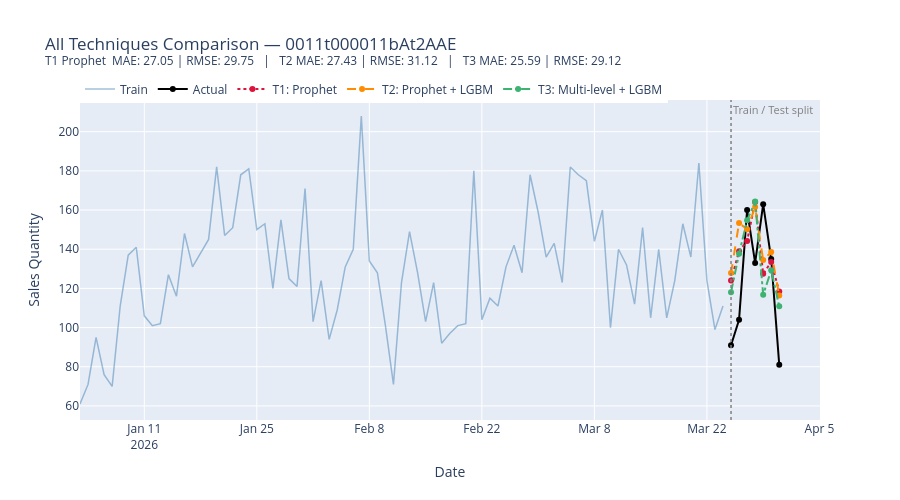

Source (notebook cell):
### Code cell
# ── Technique 3: Multi-level Prophet ensemble + LightGBM ────────────────
# Train extra Prophet models on weekly-resampled data (mean & median)
# Their predictions become additional features alongside daily Prophet features


def train_resampled_prophet(df_train_daily, freq, agg_fn, best_params):
    df_res = (
        df_train_daily.set_index("ds")
        .resample(freq)["y"]
        .agg(agg_fn)
        .reset_index()
        .dropna()
    )
    m = Prophet(
        weekly_seasonality=True,
        daily_seasonality=False,
        yearly_seasonality=False,
        **best_params,
    )
    m.add_country_holidays(country_name="FR")
    m.fit(df_res)
    return m


def get_prophet_features(model, ds_series, prefix):
    future = pd.DataFrame({"ds": pd.to_datetime(ds_series)})
    pred = model.predict(future)
    feats = pred[PROPHET_FEATS].copy()
    feats.columns = [f"{prefix}_{c}" for c in feats.columns]
    return feats.reset_index(drop=True)


# Train weekly Prophet models (mean and median aggregation)
print("Training weekly-mean Prophet...")
model_w_mean = train_resampled_prophet(df_train, "W", "mean", best_params)
print("Training weekly-median Prophet...")
model_w_median = train_resampled_prophet(df_train, "W", "median", best_params)


# ── Build feature sets ────────────────────────────────────────────────────
def build_features_t3(ds_series):
    ds_idx = pd.DatetimeIndex(pd.to_datetime(ds_series))

    # Daily Prophet features
    daily_pred = best_model.predict(pd.DataFrame({"ds": ds_idx}))
    feats = daily_pred[PROPHET_FEATS].copy()
    feats.columns = [f"daily_{c}" for c in feats.columns]
    feats = feats.reset_index(drop=True)

    # Weekly Prophet features
    feats_wm = get_prophet_features(model_w_mean, ds_idx, "w_mean")
    feats_wmd = get_prophet_features(model_w_median, ds_idx, "w_median")

    # Calendar — use DatetimeIndex directly (no .dt needed)
    cal = pd.DataFrame(
        {
            "day_of_week": ds_idx.dayofweek,
            "is_weekend": ds_idx.dayofweek.isin([5, 6]).astype(int),
        }
    ).reset_index(drop=True)

    return pd.concat([feats, feats_wm, feats_wmd, cal], axis=1)


X_t3_train = build_features_t3(df_train["ds"].values)
X_t3_test = build_features_t3(df_test["ds"].values)
print(f"Total features: {X_t3_train.shape[1]}")


# ── Optuna tuning ─────────────────────────────────────────────────────────
def objective_t3(trial):
    params = dict(
        n_estimators=trial.suggest_int("n_estimators", 50, 400),
        learning_rate=trial.suggest_float("learning_rate", 0.01, 0.3, log=True),
        num_leaves=trial.suggest_int("num_leaves", 8, 64),
        min_child_samples=trial.suggest_int("min_child_samples", 3, 30),
        subsample=trial.suggest_float("subsample", 0.6, 1.0),
        verbosity=-1,
        random_state=42,
    )
    fold_maes = []
    for tr_idx, val_idx in tscv.split(X_t3_train):
        m = lgb.LGBMRegressor(**params)
        m.fit(X_t3_train.iloc[tr_idx], y_t2_train[tr_idx])
        fold_maes.append(
            mean_absolute_error(
                y_t2_train[val_idx], m.predict(X_t3_train.iloc[val_idx])
            )
        )
    return np.mean(fold_maes)


study_t3 = optuna.create_study(direction="minimize")
study_t3.optimize(objective_t3, n_trials=60)
print("Best CV MAE (T3):", round(study_t3.best_value, 3))

# ── Refit and evaluate ────────────────────────────────────────────────────
best_t3 = lgb.LGBMRegressor(**study_t3.best_params, verbosity=-1, random_state=42)
best_t3.fit(X_t3_train, y_t2_train)
t3_preds = best_t3.predict(X_t3_test)

t3_mae = mean_absolute_error(y_t2_test, t3_preds)
t3_rmse = root_mean_squared_error(y_t2_test, t3_preds)
print(f"\nTechnique 3 — Multi-level Prophet + LightGBM")
print(f"  Test MAE : {t3_mae:.2f}  (T2: {t2_mae:.2f}, Prophet: {mae:.2f})")
print(f"  Test RMSE: {t3_rmse:.2f}  (T2: {t2_rmse:.2f}, Prophet: {rmse:.2f})")

# ── Comparison plot (all 3 techniques) ────────────────────────────────────
fig_t3 = go.Figure()
fig_t3.add_trace(
    go.Scatter(
        x=df_train["ds"],
        y=df_train["y"],
        name="Train",
        mode="lines",
        line=dict(color="steelblue", width=1.5),
        opacity=0.5,
    )
)
fig_t3.add_trace(
    go.Scatter(
        x=df_test["ds"],
        y=y_t2_test,
        name="Actual",
        mode="lines+markers",
        line=dict(color="black", width=2),
        marker=dict(size=6),
    )
)
fig_t3.add_trace(
    go.Scatter(
        x=best_eval["ds"],
        y=best_eval["yhat"],
        name="T1: Prophet",
        mode="lines+markers",
        line=dict(color="crimson", width=2, dash="dot"),
        marker=dict(size=6),
    )
)
fig_t3.add_trace(
    go.Scatter(
        x=df_test["ds"],
        y=t2_preds,
        name="T2: Prophet + LGBM",
        mode="lines+markers",
        line=dict(color="darkorange", width=2, dash="dash"),
        marker=dict(size=6),
    )
)
fig_t3.add_trace(
    go.Scatter(
        x=df_test["ds"],
        y=t3_preds,
        name="T3: Multi-level + LGBM",
        mode="lines+markers",
        line=dict(color="mediumseagreen", width=2, dash="dashdot"),
        marker=dict(size=6),
    )
)
fig_t3.add_shape(
    type="line",
    x0=split_date,
    x1=split_date,
    y0=0,
    y1=1,
    xref="x",
    yref="paper",
    line=dict(color="gray", dash="dot", width=1.5),
)
fig_t3.add_annotation(
    x=split_date,
    y=1,
    xref="x",
    yref="paper",
    text="Train / Test split",
    showarrow=False,
    xanchor="left",
    yanchor="top",
    font=dict(color="gray", size=11),
)
fig_t3.update_layout(
    title=(
        f"All Techniques Comparison — {selected_customer}<br>"
        f"<sup>"
        f"T1 Prophet  MAE: {mae:.2f} | RMSE: {rmse:.2f}   |   "
        f"T2 MAE: {t2_mae:.2f} | RMSE: {t2_rmse:.2f}   |   "
        f"T3 MAE: {t3_mae:.2f} | RMSE: {t3_rmse:.2f}"
        f"</sup>"
    ),
    xaxis_title="Date",
    yaxis_title="Sales Quantity",
    hovermode="x unified",
    height=500,
    legend=dict(orientation="h", y=1.08, x=0),
)
fig_t3.show()

### Figure 1 — Plotly figure (JSON) as saved in the notebook; plotly's stock layout.template omitted (floating-point values rounded to 4 significant figures)
{"data": [{"line": {"color": "steelblue", "width": 1.5}, "mode": "lines", "name": "Train", "opacity": 0.5, "type": "scatter", "x": ["2026-01-03T00:00:00.000000000", "2026-01-04T00:00:00.000000000", "2026-01-05T00:00:00.000000000", "2026-01-06T00:00:00.000000000", "2026-01-07T00:00:00.000000000", "2026-01-08T00:00:00.000000000", "2026-01-09T00:00:00.000000000", "2026-01-10T00:00:00.000000000", "2026-01-11T00:00:00.000000000", "2026-01-12T00:00:00.000000000", "2026-01-13T00:00:00.000000000", "2026-01-14T00:00:00.000000000", "2026-01-15T00:00:00.000000000", "2026-01-16T00:00:00.000000000", "2026-01-17T00:00:00.000000000", "2026-01-18T00:00:00.000000000", "2026-01-19T00:00:00.000000000", "2026-01-20T00:00:00.000000000", "2026-01-21T00:00:00.000000000", "2026-01-22T00:00:00.000000000", "2026-01-23T00:00:00.000000000", "2026-01-24T00:00:00.000000000", "2026-01-25T00:00:00.000000000", "2026-01-26T00:00:00.000000000", "2026-01-27T00:00:00.000000000", "2026-01-28T00:00:00.000000000", "2026-01-29T00:00:00.000000000", "2026-01-30T00:00:00.000000000", "2026-01-31T00:00:00.000000000", "2026-02-01T00:00:00.000000000", "2026-02-02T00:00:00.000000000", "2026-02-03T00:00:00.000000000", "2026-02-04T00:00:00.000000000", "2026-02-05T00:00:00.000000000", "2026-02-06T00:00:00.000000000", "2026-02-07T00:00:00.000000000", "2026-02-08T00:00:00.000000000", "2026-02-09T00:00:00.000000000", "2026-02-10T00:00:00.000000000", "2026-02-11T00:00:00.000000000", "2026-02-12T00:00:00.000000000", "2026-02-13T00:00:00.000000000", "2026-02-14T00:00:00.000000000", "2026-02-15T00:00:00.000000000", "2026-02-16T00:00:00.000000000", "2026-02-17T00:00:00.000000000", "2026-02-18T00:00:00.000000000", "2026-02-19T00:00:00.000000000", "2026-02-20T00:00:00.000000000", "2026-02-21T00:00:00.000000000", "2026-02-22T00:00:00.000000000", "2026-02-23T00:00:00.000000000", "2026-02-24T00:00:00.000000000", "2026-02-25T00:00:00.000000000", "2026-02-26T00:00:00.000000000", "2026-02-27T00:00:00.000000000", "2026-02-28T00:00:00.000000000", "2026-03-01T00:00:00.000000000", "2026-03-02T00:00:00.000000000", "2026-03-03T00:00:00.000000000", "2026-03-04T00:00:00.000000000", "2026-03-05T00:00:00.000000000", "2026-03-06T00:00:00.000000000", "2026-03-07T00:00:00.000000000", "2026-03-08T00:00:00.000000000", "2026-03-09T00:00:00.000000000", "2026-03-10T00:00:00.000000000", "2026-03-11T00:00:00.000000000", "2026-03-12T00:00:00.000000000", "2026-03-13T00:00:00.000000000", "2026-03-14T00:00:00.000000000", "2026-03-15T00:00:00.000000000", "2026-03-16T00:00:00.000000000", "2026-03-17T00:00:00.000000000", "2026-03-18T00:00:00.000000000", "2026-03-19T00:00:00.000000000", "2026-03-20T00:00:00.000000000", "2026-03-21T00:00:00.000000000", "2026-03-22T00:00:00.000000000", "2026-03-23T00:00:00.000000000", "2026-03-24T00:00:00.000000000"], "y": [61.0, 71.0, 95.0, 76.0, 70.0, 111.0, 137.0, 141.0, 106.0, 101.0, 102.0, 127.0, 116.0, 148.0, 131.0, 138.0, 145.0, 182.0, 147.0, 151.0, 178.0, 181.0, 150.0, 153.0, 120.0, 155.0, 125.0, 121.0, 171.0, 103.0, 124.0, 94.0, 109.0, 131.0, 140.0, 208.0, 134.0, 128.0, 101.0, 71.0, 123.0, 149.0, 128.0, 103.0, 123.0, 92.0, 97.0, 101.0, 102.0, 180.0, 104.0, 115.0, 111.0, 131.0, 142.0, 128.0, 178.0, 159.0, 136.0, 143.0, 123.0, 182.0, 178.0, 175.0, 144.0, 160.0, 100.0, 140.0, 132.0, 112.0, 151.0, 105.0, 140.0, 105.0, 124.0, 153.0, 136.0, 184.0, 124.0, 99.0, 111.0]}, {"line": {"color": "black", "width": 2}, "marker": {"size": 6}, "mode": "lines+markers", "name": "Actual", "type": "scatter", "x": ["2026-03-25T00:00:00.000000000", "2026-03-26T00:00:00.000000000", "2026-03-27T00:00:00.000000000", "2026-03-28T00:00:00.000000000", "2026-03-29T00:00:00.000000000", "2026-03-30T00:00:00.000000000", "2026-03-31T00:00:00.000000000"], "y": [91.0, 104.0, 160.0, 133.0, 163.0, 135.0, 81.0]}, {"line": {"color": "crimson", "dash": "dot", "width": 2}, "marker": {"size": 6}, "mode": "lines+markers", "name": "T1: Prophet", "type": "scatter", "x": ["2026-03-25T00:00:00.000000000", "2026-03-26T00:00:00.000000000", "2026-03-27T00:00:00.000000000", "2026-03-28T00:00:00.000000000", "2026-03-29T00:00:00.000000000", "2026-03-30T00:00:00.000000000", "2026-03-31T00:00:00.000000000"], "y": [124.0, 139.0, 144.2, 164.1, 127.5, 133.5, 118.4]}, {"line": {"color": "darkorange", "dash": "dash", "width": 2}, "marker": {"size": 6}, "mode": "lines+markers", "name": "T2: Prophet + LGBM", "type": "scatter", "x": ["2026-03-25T00:00:00.000000000", "2026-03-26T00:00:00.000000000", "2026-03-27T00:00:00.000000000", "2026-03-28T00:00:00.000000000", "2026-03-29T00:00:00.000000000", "2026-03-30T00:00:00.000000000", "2026-03-31T00:00:00.000000000"], "y": [127.8, 153.3, 150.2, 161.5, 134.4, 138.6, 116.4]}, {"line": {"color": "mediumseagreen", "dash": "dashdot", "width": 2}, "marker": {"size": 6}, "mode": "lines+markers", "name": "T3: Multi-level + LGBM", "type": "scatter", "x": ["2026-03-25T00:00:00.000000000", "2026-03-26T00:00:00.000000000", "2026-03-27T00:00:00.000000000", "2026-03-28T00:00:00.000000000", "2026-03-29T00:00:00.000000000", "2026-03-30T00:00:00.000000000", "2026-03-31T00:00:00.000000000"], "y": [118.1, 137.7, 154.8, 164.3, 116.8, 129.2, 110.8]}], "layout": {"annotations": [{"font": {"color": "gray", "size": 11}, "showarrow": false, "text": "Train / Test split", "x": "2026-03-25", "xanchor": "left", "xref": "x", "y": 1, "yanchor": "top", "yref": "paper"}], "height": 500, "hovermode": "x unified", "legend": {"orientation": "h", "x": 0, "y": 1.08}, "shapes": [{"line": {"color": "gray", "dash": "dot", "width": 1.5}, "type": "line", "x0": "2026-03-25", "x1": "2026-03-25", "xref": "x", "y0": 0, "y1": 1, "yref": "paper"}], "title": {"text": "All Techniques Comparison — 0011t000011bAt2AAE<br><sup>T1 Prophet  MAE: 27.05 | RMSE: 29.75   |   T2 MAE: 27.43 | RMSE: 31.12   |   T3 MAE: 25.59 | RMSE: 29.12</sup>"}, "xaxis": {"title": {"text": "Date"}}, "yaxis": {"title": {"text": "Sales Quantity"}}}}
